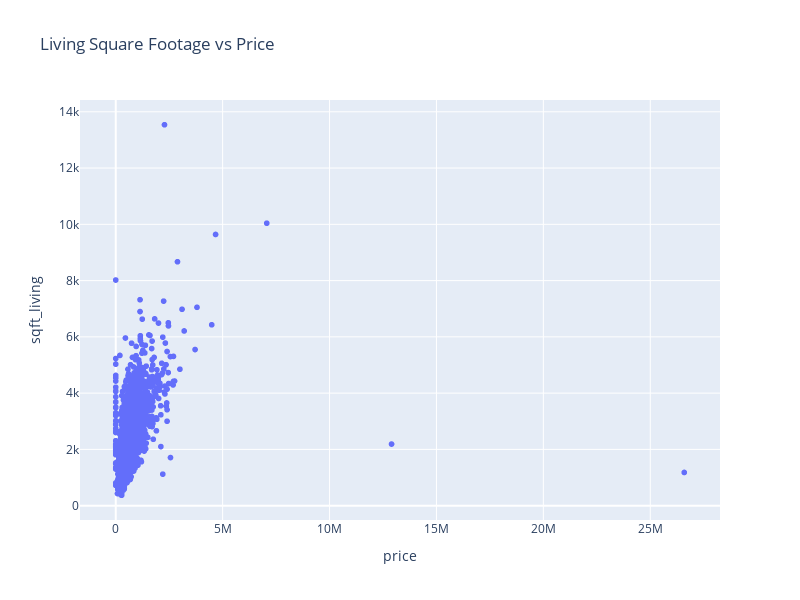

Notebook cell for this chart:
### Code cell
fig = px.scatter(
    df,
    y="sqft_living", 
    x="price",
    title="Living Square Footage vs Price",
)

# Change the figure size
fig.update_layout(
    width=800,  # specify the width
    height=600,  # specify the height
)

# Show the figure
fig.show()

### Figure 1 — Plotly figure (JSON) as saved in the notebook; plotly's stock layout.template omitted (floating-point values rounded to 4 significant figures; data arrays with more than 128 entries replaced by an {"elided": "..."} marker saying what was removed)
{"data": [{"hovertemplate": "price=%{x}<br>sqft_living=%{y}<extra></extra>", "legendgroup": "", "marker": {"color": "#636efa", "symbol": "circle"}, "mode": "markers", "name": "", "showlegend": false, "type": "scattergl", "x": {"elided": "4600 float values"}, "xaxis": "x", "y": {"elided": "4600 int values"}, "yaxis": "y"}], "layout": {"height": 600, "legend": {"tracegroupgap": 0}, "title": {"text": "Living Square Footage vs Price"}, "width": 800, "xaxis": {"anchor": "y", "domain": [0, 1], "title": {"text": "price"}}, "yaxis": {"anchor": "x", "domain": [0, 1], "title": {"text": "sqft_living"}}}}
